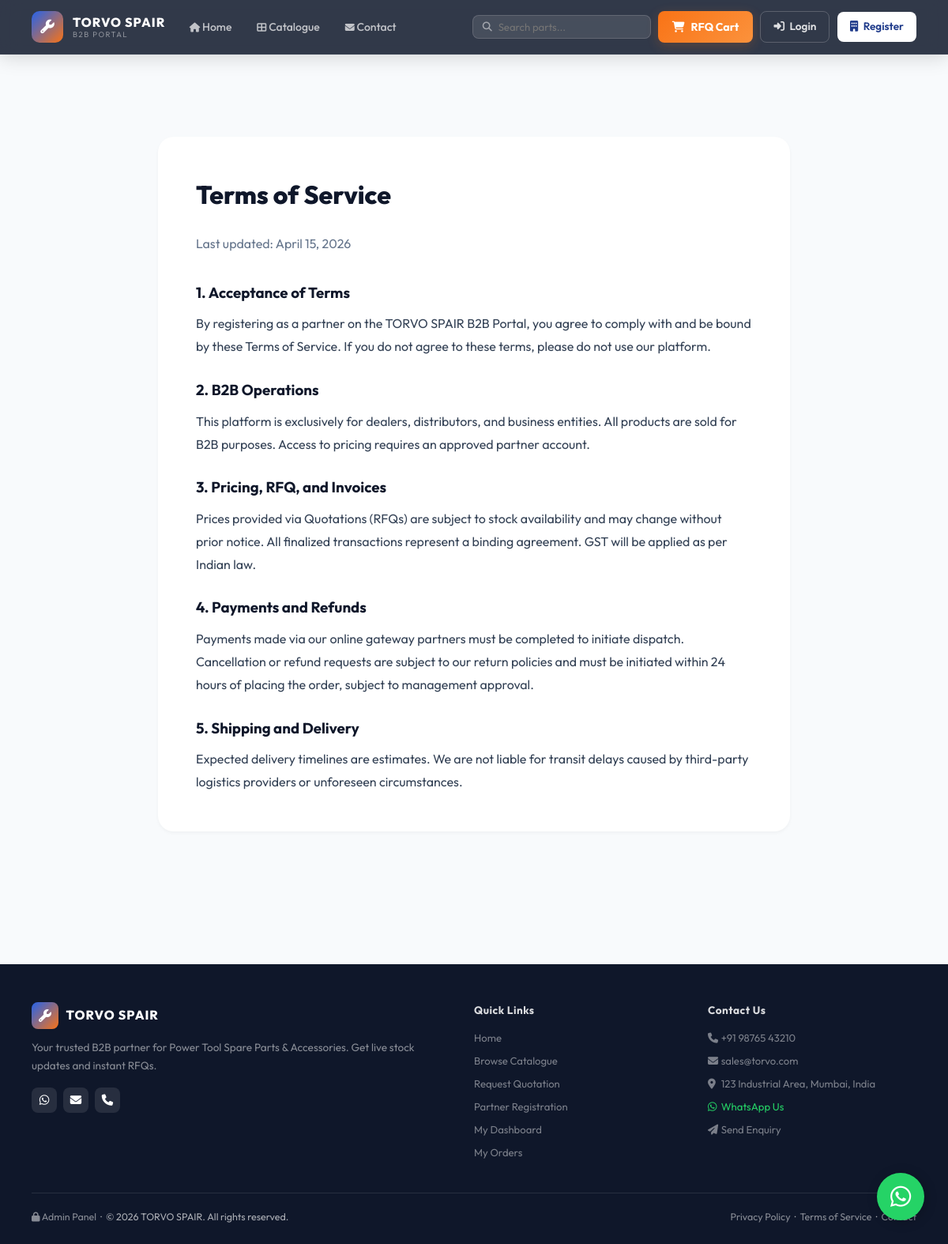
The app's page /portal/terms.php with its own data.
### tables this page shows
CREATE TABLE IF NOT EXISTS settings (
    setting_key VARCHAR(100) PRIMARY KEY,
    setting_value TEXT,
    category ENUM('frontend', 'admin', 'system') DEFAULT 'frontend',
    updated_at TIMESTAMP DEFAULT CURRENT_TIMESTAMP ON UPDATE CURRENT_TIMESTAMP
);

### portal/config/auth.php (called while the page is built, shortened)
<?php
function portalDB(): PDO {
    static $pdo = null;
    if ($pdo === null) {
        try {
            $pdo = new PDO(
                "mysql:host=" . DB_HOST . ";dbname=" . DB_NAME . ";charset=utf8mb4",
                DB_USER, DB_PASS,
                [PDO::ATTR_ERRMODE => PDO::ERRMODE_EXCEPTION, PDO::ATTR_DEFAULT_FETCH_MODE => PDO::FETCH_ASSOC]
            );
        } catch (PDOException $e) {
            die("<strong>Portal Database Connection Failed:</strong><br>Please ensure you have configured your live database credentials correctly in <code>portal/config/auth.php</code>.<br><br><i>Error: " . htmlspecialchars($e->getMessage()) . "</i>");
        }
    }
    return $pdo;
}
function customerLoggedIn(): bool {
    return !empty($_SESSION['customer_id']);
}
if (!function_exists('getSetting')) {
    function getSetting(string $key, string $default = ''): string {
        try {
            $db = portalDB();
            $stmt = $db->prepare('SELECT setting_value FROM settings WHERE setting_key = ?');
            $stmt->execute([$key]);
            $val = $stmt->fetchColumn();
            return $val !== false ? $val : $default;
        } catch (PDOException $e) {
            return $default;
        }
    }
}

### portal/terms.php (the view, shortened to what this page needs)
<?php
require_once __DIR__ . '/config/auth.php';
include __DIR__ . '/includes/header.php';
?>
<div class="fw-section">
    <div class="container" style="max-width: 800px; background: #fff; padding: 3rem; border-radius: var(--radius-lg); box-shadow: var(--shadow-sm); margin-top: 2rem; margin-bottom: 2rem;">
        <h1 style="font-size: 2rem; font-weight: 800; color: var(--text-dark); margin-bottom: 1.5rem;">Terms of Service</h1>
        <p style="color: var(--text-light); margin-bottom: 2rem;">Last updated: <?= date('F d, Y') ?></p>
        <div style="color: var(--text-medium); line-height: 1.8;">
            <h3 style="color: var(--text-dark); margin-top: 1.5rem; margin-bottom: 0.5rem;">1. Acceptance of Terms</h3>
            <p>By registering as a partner on the <?= htmlspecialchars(getSetting('site_title', 'TORVO SPAIR')) ?> B2B Portal, you agree to comply with and be bound by these Terms of Service. If you do not agree to these terms, please do not use our platform.</p>
            <h3 style="color: var(--text-dark); margin-top: 1.5rem; margin-bottom: 0.5rem;">2. B2B Operations</h3>
            <p>This platform is exclusively for dealers, distributors, and business entities. All products are sold for B2B purposes. Access to pricing requires an approved partner account.</p>
            <h3 style="color: var(--text-dark); margin-top: 1.5rem; margin-bottom: 0.5rem;">3. Pricing, RFQ, and Invoices</h3>
            <p>Prices provided via Quotations (RFQs) are subject to stock availability and may change without prior notice. All finalized transactions represent a binding agreement. GST will be applied as per Indian law.</p>
            <h3 style="color: var(--text-dark); margin-top: 1.5rem; margin-bottom: 0.5rem;">4. Payments and Refunds</h3>
            <p>Payments made via our online gateway partners must be completed to initiate dispatch. Cancellation or refund requests are subject to our return policies and must be initiated within 24 hours of placing the order, subject to management approval.</p>
            <h3 style="color: var(--text-dark); margin-top: 1.5rem; margin-bottom: 0.5rem;">5. Shipping and Delivery</h3>
            <p>Expected delivery timelines are estimates. We are not liable for transit delays caused by third-party logistics providers or unforeseen circumstances.</p>
        </div>
    </div>
</div>
<?php include __DIR__ . '/includes/footer.php'; ?>

### portal/includes/header.php (shortened to what this page needs)
<?php
require_once __DIR__ . '/../config/auth.php';
$customer    = customerLoggedIn() ? currentCustomer() : null;
$activePage  = $activePage ?? '';
?>
<!DOCTYPE html>
<html lang="en">
<head>
    <link rel="stylesheet" href="https://cdnjs.cloudflare.com/ajax/libs/animate.css/4.1.1/animate.min.css">
    <link rel="stylesheet" href="https://cdnjs.cloudflare.com/ajax/libs/font-awesome/6.5.0/css/all.min.css">
    <link rel="stylesheet" href="<?= PORTAL_URL ?>/assets/css/portal.css?v=1.1">
</head>
<body>
<?php $waNumber = getSetting('whatsapp_number', preg_replace('/[^0-9]/', '', getSetting('contact_phone', '919876543210'))); ?>
<a href="https://wa.me/<?= $waNumber ?>?text=Hello%20<?= urlencode(getSetting('site_title', 'TORVO SPAIR')) ?>%20Support,%20I%20need%20assistance%20with%20an%20order." class="wa-float" target="_blank" rel="noopener">
    <i class="fab fa-whatsapp"></i>
</a>
<nav class="portal-nav">
    <div class="nav-inner">
        <a href="<?= PORTAL_URL ?>/home.php" class="nav-brand">
            <?php $dynLogo = getSetting('logo_image'); if ($dynLogo): ?>
                <img src="<?= UPLOAD_URL . $dynLogo ?>" alt="Logo" style="height:36px;border-radius:6px;background:#fff;padding:3px;">
            <?php else: ?>
                <div class="nav-brand-icon"><i class="fas fa-wrench"></i></div>
            <?php endif; ?>
            <div class="nav-brand-text">
                <div class="brand-name"><?= getSetting('site_title', 'TORVO SPAIR') ?></div>
                <div class="brand-sub"><?= getSetting('b2b_subtitle', 'B2B Portal') ?></div>
            </div>
        </a>
        <div class="nav-links" id="mobileNav">
            <a href="<?= PORTAL_URL ?>/home.php" class="nav-link <?= $activePage==='home'?'active':'' ?>">
                <i class="fas fa-home" style="font-size:0.75rem;"></i> Home
            </a>
            <a href="<?= PORTAL_URL ?>/catalogue.php" class="nav-link <?= $activePage==='catalogue'?'active':'' ?>">
                <i class="fas fa-th-large" style="font-size:0.75rem;"></i> Catalogue
            </a>
            <a href="<?= PORTAL_URL ?>/contact.php" class="nav-link <?= $activePage==='contact'?'active':'' ?>">
                <i class="fas fa-envelope" style="font-size:0.75rem;"></i> Contact
            </a>
        </div>
        <div class="nav-right">
            <div style="position:relative;" class="portal-search-wrap desktop-only" id="portalSearchWrap">
                <div style="display:flex;align-items:center;background:rgba(255,255,255,0.1);border:1px solid rgba(255,255,255,0.15);border-radius:8px;padding:0.4rem 0.75rem;gap:0.5rem;">
                    <i class="fas fa-search" style="color:rgba(255,255,255,0.5);font-size:0.75rem;"></i>
                    <input type="text" id="portalSearch" placeholder="Search parts..." autocomplete="off"
                           style="background:none;border:none;outline:none;color:#fff;font-size:0.82rem;width:180px;font-family:inherit;"
                           onfocus="this.parentElement.style.borderColor='rgba(255,255,255,0.4)'"
                           onblur="this.parentElement.style.borderColor='rgba(255,255,255,0.15)'">
                </div>
            </div>
            <a href="<?= PORTAL_URL ?>/rfq_cart.php" class="nav-rfq-btn">
                <i class="fas fa-shopping-cart"></i>
                <span class="rfq-cart-label">RFQ Cart</span>
            </a>
            <?php if ($customer): ?>
            <div class="nav-user desktop-only">
                <div class="nav-user-avatar"><?= strtoupper(substr($customer['name'], 0, 1)) ?></div>
                <div style="display:flex;flex-direction:column;line-height:1.2;">
                    <span style="font-size:0.8rem;font-weight:600;color:#fff;"><?= htmlspecialchars(explode(' ', $customer['name'])[0]) ?></span>
                    <span style="font-size:0.65rem;color:rgba(255,255,255,0.5);"><?= htmlspecialchars($customer['company'] ?? '') ?></span>
                </div>
                <a href="<?= PORTAL_URL ?>/profile.php" class="nav-auth-btn nav-login" style="font-size:0.78rem;padding:0.4rem 0.75rem;" title="My Profile">
                    <i class="fas fa-user-cog"></i>
                </a>
                <a href="<?= PORTAL_URL ?>/logout.php" class="nav-auth-btn nav-login" style="font-size:0.78rem;padding:0.4rem 0.75rem;" title="Logout">
                    <i class="fas fa-sign-out-alt"></i>
                </a>
            </div>
            <?php else: ?>
            <a href="<?= PORTAL_URL ?>/index.php" class="nav-auth-btn nav-login desktop-only">
                <i class="fas fa-sign-in-alt"></i> Login
            </a>
            <a href="<?= PORTAL_URL ?>/register.php" class="nav-auth-btn nav-register desktop-only">
                <i class="fas fa-building"></i> Register
            </a>
            <?php endif; ?>
        </div>
    </div>
</nav>

### portal/includes/footer.php (shortened to what this page needs)
<footer class="portal-footer">
    <div class="footer-inner">
        <div class="footer-grid">
            <div class="footer-about">
                <div style="display:flex;align-items:center;gap:0.6rem;margin-bottom:0.5rem;">
                    <?php $dynLogo = getSetting('logo_image'); if ($dynLogo): ?>
                        <img src="<?= UPLOAD_URL . $dynLogo ?>" alt="Logo" style="height:34px;border-radius:6px;background:#fff;padding:2px;">
                    <?php else: ?>
                        <div style="width:34px;height:34px;background:linear-gradient(135deg,#2563eb,#f97316);border-radius:8px;display:flex;align-items:center;justify-content:center;font-size:1rem;"><i class="fas fa-wrench" style="color:#fff;"></i></div>
                    <?php endif; ?>
                    <span style="font-size:1rem;font-weight:800;color:#fff;letter-spacing:1px;"><?= getSetting('site_title', 'TORVO SPAIR') ?></span>
                </div>
                <p><?= getSetting('hero_subtitle', 'Your trusted B2B partner for Power Tool Spare Parts & Accessories.') ?></p>
                <div style="margin-top:1rem;display:flex;gap:0.5rem;">
                    <a href="https://api.whatsapp.com/send?phone=<?= getSetting('whatsapp_number', '919800000000') ?>" target="_blank" style="width:32px;height:32px;border-radius:8px;background:rgba(255,255,255,0.1);display:flex;align-items:center;justify-content:center;color:#fff;font-size:0.9rem;"><i class="fab fa-whatsapp"></i></a>
                    <a href="mailto:<?= getSetting('contact_email', 'sales@torvo.com') ?>" style="width:32px;height:32px;border-radius:8px;background:rgba(255,255,255,0.1);display:flex;align-items:center;justify-content:center;color:#fff;font-size:0.9rem;"><i class="fas fa-envelope"></i></a>
                    <a href="tel:<?= getSetting('contact_phone', '+91 98000 00000') ?>" style="width:32px;height:32px;border-radius:8px;background:rgba(255,255,255,0.1);display:flex;align-items:center;justify-content:center;color:#fff;font-size:0.9rem;"><i class="fas fa-phone"></i></a>
                </div>
            </div>
            <div class="footer-col">
                <h4>Quick Links</h4>
                <a href="<?= PORTAL_URL ?>/home.php">Home</a>
                <a href="<?= PORTAL_URL ?>/catalogue.php">Browse Catalogue</a>
                <a href="<?= PORTAL_URL ?>/rfq_cart.php">Request Quotation</a>
                <a href="<?= PORTAL_URL ?>/register.php">Partner Registration</a>
                <a href="<?= PORTAL_URL ?>/dashboard.php">My Dashboard</a>
                <a href="<?= PORTAL_URL ?>/orders.php">My Orders</a>
            </div>
            <div class="footer-col">
                <h4>Contact Us</h4>
                <a href="tel:<?= getSetting('contact_phone', '+91 98000 00000') ?>"><i class="fas fa-phone" style="width:14px;"></i> <?= getSetting('contact_phone', '+91 98000 00000') ?></a>
                <a href="mailto:<?= getSetting('contact_email', 'sales@torvo.com') ?>"><i class="fas fa-envelope" style="width:14px;"></i> <?= getSetting('contact_email', 'sales@torvo.com') ?></a>
                <a href="#"><i class="fas fa-map-marker-alt" style="width:14px;"></i> <?= getSetting('contact_address', 'Mumbai, Maharashtra') ?></a>
                <a href="https://api.whatsapp.com/send?phone=<?= getSetting('whatsapp_number', '919800000000') ?>" target="_blank" style="color:#25d366;margin-top:0.25rem;"><i class="fab fa-whatsapp" style="width:14px;"></i> WhatsApp Us</a>
                <a href="<?= PORTAL_URL ?>/contact.php"><i class="fas fa-paper-plane" style="width:14px;"></i> Send Enquiry</a>
            </div>
        </div>
        <div class="footer-bottom">
            <span><a href="../admin.php" style="color:rgba(255,255,255,0.5);text-decoration:none;" target="_blank"><i class="fas fa-lock" style="font-size:0.75rem;"></i> Admin Panel</a> &nbsp;&middot;&nbsp; © <?= date('Y') ?> <?= getSetting('site_title', 'TORVO SPAIR') ?>. All rights reserved.</span>
            <span>
                <a href="<?= PORTAL_URL ?>/privacy.php" style="color:rgba(255,255,255,0.5);text-decoration:none;">Privacy Policy</a> &nbsp;&middot;&nbsp;
                <a href="<?= PORTAL_URL ?>/terms.php" style="color:rgba(255,255,255,0.5);text-decoration:none;">Terms of Service</a> &nbsp;&middot;&nbsp;
                <a href="<?= PORTAL_URL ?>/contact.php" style="color:rgba(255,255,255,0.5);text-decoration:none;">Contact</a>
            </span>
        </div>
    </div>
</footer>
</body>
</html>

### records on screen
settings: setting_value "TORVO SPAIR"
settings: setting_value "B2B PORTAL"
settings: setting_value "Your trusted B2B partner for Power Tool Spare Parts & Accessories. Get live stock updates and instant RFQs."
settings: setting_value "+91 98765 43210"
settings: setting_value "sales@torvo.com"
settings: setting_value "123 Industrial Area, Mumbai, India"
